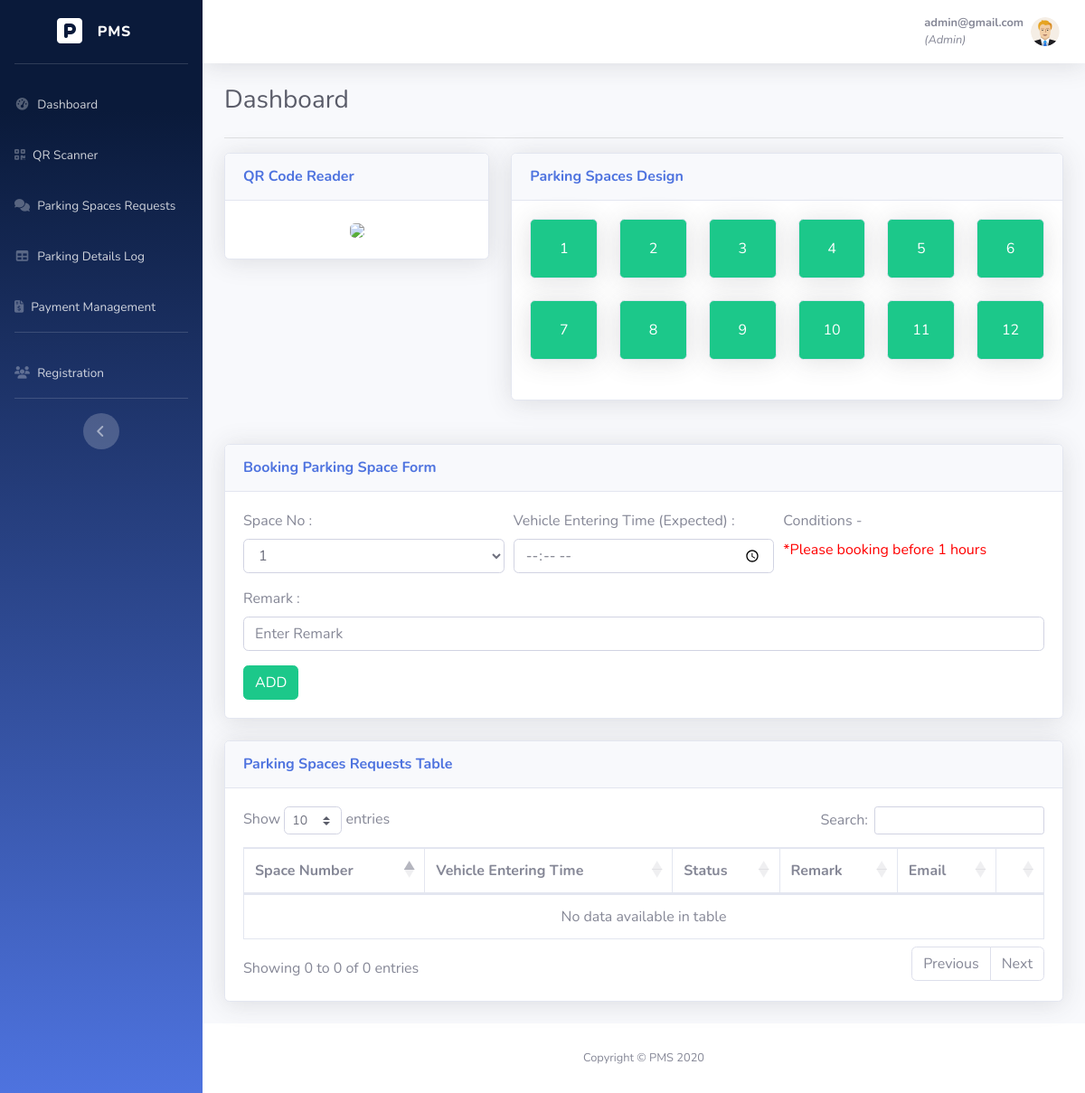
/dashboard_Customer.php (signed in), run on the app's committed database.
### tables this page shows
CREATE TABLE IF NOT EXISTS `parking_slots` (
  `parking_slot` int(11) NOT NULL,
  `status` varchar(20) NOT NULL,
  `email` varchar(50) NOT NULL DEFAULT '',
  `slot_status` int(1) NOT NULL DEFAULT '0',
  PRIMARY KEY (`parking_slot`)
);

### dashboard_Customer.php (the view, shortened to what this page needs)
<?php include 'common/header.php'; ?>
<?php include 'common/navigation.php'; ?>
<?php include 'common/topbar.php'; ?>
<?php
function fill_product($con)
{
  $output = '';
  $sql = "SELECT * FROM `parking_slots`";
  $result = mysqli_query($con, $sql);
  while ($row = mysqli_fetch_array($result)) {
    $user = $_SESSION['email'];
    $field01name = $row["parking_slot"];
    $field02name = $row["status"];
    $fieldemail = $row["email"];
    if ($field02name == "Active") {
      $field03name = "bg-danger";
    } elseif ($field02name == "Reserved") {
      $field03name = "bg-warning";
    } else {
      $field03name = "bg-success";
    }
    if ($fieldemail == $user) {
      $field04name = "Your";
    } else {
      $field04name = "";
    }
    $output .= '
        <div class="col-lg-2 mb-4">
          <div class="card ' . $field03name . ' text-white shadow">
            <div class="card-body text-center">
            ' . $field01name . '
            ' . $field04name . '
            </div>
          </div>
        </div>';
  }
  return $output;
}
?>
<div class="container-fluid">
  <div class="d-sm-flex align-items-center justify-content-between mb-4">
    <h1 class="h3 mb-0 text-gray-800">Dashboard</h1>
  </div>
  <hr>
  <div class="row">
    <div class="col-lg-4 mb-4">
      <div class="card shadow mb-4">
        <div class="card-header py-3">
          <h6 class="m-0 font-weight-bold text-primary">QR Code Reader</h6>
        </div>
        <div class="card-body">
          <?php
          require_once('connect.php');
          $user = $_SESSION['email'];
          $qry0 = "SELECT * FROM `user_account` WHERE `email`='$user'";
          if ($res = $con->query($qry0)) {
            while ($row = $res->fetch_assoc()) {
              $user_id = $row["user_id"];
              $path = 'images/QR/';
              $file = $path . $user_id . ".png";
            }
            echo "<div class='text-center'><img src='" . $file . "' class='rounded' style='width: 200px;'></div>";
          }
          ?>
        </div>
      </div>
    </div>
    <div class="col-lg-8 mb-4">
      <div class="card shadow mb-4">
        <div class="card-header py-3">
          <h6 class="m-0 font-weight-bold text-primary">Parking Spaces Design</h6>
        </div>
        <div class="card-body">
          <div class="row">
            <?php echo fill_product($con); ?>
          </div>
        </div>
      </div>
    </div>
  </div>
  <div class="card shadow mb-4">
    <div class="card-header py-3">
      <h6 class="m-0 font-weight-bold text-primary">Booking Parking Space Form</h6>
    </div>
    <div class="card-body">
      <form method="post" action="dashboard_Customer.php">
        <div class="form-row">
          <div class="col-md-4 mb-3">
            <label>Space No :</label>
            <select name="SpaceNo" id="SpaceNo" class="form-control" required>
              <?php
              require_once('connect.php');
              $sql_slot = "SELECT * FROM `parking_slots` WHERE `status`!='Active' AND `status`!='Reserved'";
              $result_slot = mysqli_query($con, $sql_slot);
              while ($row_slot = mysqli_fetch_array($result_slot)) {
                $parking_slot = $row_slot["parking_slot"];
                echo "<option value='" . $parking_slot . "'>" . $parking_slot . "</option>";
              }
              ?>
            </select>
          </div>
          <div class="col-md-4 mb-3">
            <label>Vehicle Entering Time (Expected) :</label>
            <input type="time" name="datetime" id="datetime" class="form-control">
          </div>
          <div class="col-md-4 mb-3">
            <label>Conditions - </label><br>
            <label style="color: red;">*Please booking before 1 hours</label>
          </div>
        </div>
        <div class="form-row">
          <div class="col-md-12 mb-3">
            <label>Remark :</label>
            <input type="text" name="Remark" id="Remark" class="form-control" placeholder="Enter Remark">
          </div>
        </div>
        <input class="btn btn-success" type=submit value="ADD" name="submit1" onClick="refreshPage()">
      </form>
    </div>
  </div>
  <div class="card shadow mb-4">
    <div class="card-header py-3">
      <h6 class="m-0 font-weight-bold text-primary">Parking Spaces Requests Table</h6>
    </div>
    <div class="card-body">
      <div class="table-responsive">
        <?php
        echo '<table class="table table-bordered" id="dataTable" width="100%" cellspacing="0">
              <thead>
                <tr>
                  <th>Space Number</th>
                  <th>Vehicle Entering Time</th>
                  <th>Status</th>
                  <th>Remark</th>
                  <th>Email</th>
                  <th></th>
                </tr>
              </thead>';
        ?></table>
      </div>
    </div>
  </div>
</div>
</div>
<?php include 'common/footer.php'; ?>

### data on the page
parking_slots: parking_slot "1"
parking_slots: parking_slot "2"
parking_slots: parking_slot "3"
parking_slots: parking_slot "4"
parking_slots: parking_slot "5"
parking_slots: parking_slot "6"
parking_slots: parking_slot "7"
parking_slots: parking_slot "8"
parking_slots: parking_slot "9"
parking_slots: parking_slot "10"
parking_slots: parking_slot "11"
parking_slots: parking_slot "12"

### other printed values
$_SESSION['email'] "admin@gmail.com"
$_SESSION['user_type'] "Admin"
form field SpaceNo "1"
